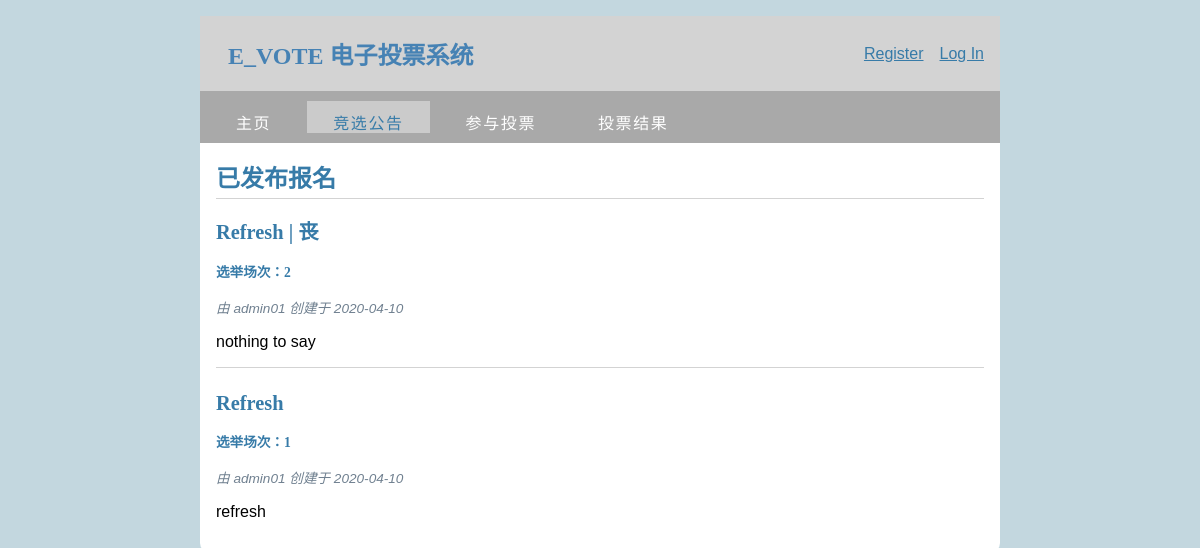
/user/notif, run on an earlier commit of the app's database.
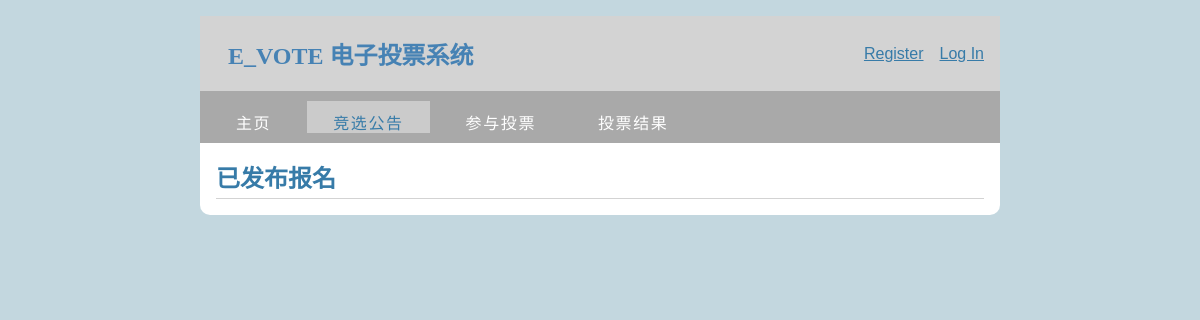
And on a later commit of the database.
### tables this page shows
CREATE TABLE election_info(
  info_id INTEGER PRIMARY KEY AUTOINCREMENT,
  author_id INTEGER NOT NULL,
  title TEXT NOT NULL,
  body TEXT NOT NULL,
  created TIMESTAMP NOT NULL DEFAULT CURRENT_TIMESTAMP,
  FOREIGN KEY (author_id) REFERENCES admin (admin_id)
);

CREATE TABLE admin(
  id INTEGER PRIMARY KEY AUTOINCREMENT,
  username TEXT UNIQUE NOT NULL,
  password TEXT NOT NULL,
  admin_id INTEGER UNIQUE NOT NULL,
  realname TEXT NOT NULL
);

### e_vote/user.py (the view)
@bp.route('/notif')
def notif():
    db = get_db()
    posts = db.execute(
        'SELECT p.info_id, author_id, title, body, created, username'
        ' FROM election_info p JOIN admin x ON p.author_id = x.id'
        ' ORDER BY created DESC'
    ).fetchall()
    return render_template('user/notif.html', posts=posts)

### e_vote/auth.py (called while the page is built)
@bp.before_app_request
def load_logged_in_user():
    user_id = session.get('user_id')
    admin_id = session.get('admin_id')
    if user_id is None:
        g.user = get_db().execute(
            'SELECT * FROM admin WHERE id = ?', (admin_id,)
        ).fetchone()
    elif admin_id is None:
        g.user = get_db().execute(
            'SELECT * FROM user WHERE id = ?', (user_id,)
        ).fetchone()
    else:
        g.user=None

### e_vote/db.py (called while the page is built)
def get_db():
    if 'db' not in g:
        g.db=sqlite3.connect(
            current_app.config['DATABASE'],
            detect_types=sqlite3.PARSE_DECLTYPES
        )
        g.db.row_factory=sqlite3.Row
    return g.db

### e_vote/templates/user/notif.html (shortened to what this page needs)
{% extends 'base1.html' %}
{% block menu %}
  <ul id="menu">
    <li><a href="{{ url_for('user.user_home') }}">主页</a></li>
    <li class="selected"><a href="{{ url_for('user.notif') }}">竞选公告</a></li>
    <li><a href="page.html">参与投票</a></li>
    <li><a href="another_page.html">投票结果</a></li>
  </ul>
{% endblock %}
{% block header %}
  <h1>{% block title %}已发布报名{% endblock %}</h1>
{% endblock %}
{% block content %}
  {% for election_info in posts %}
    <article class="post">
      <header>
        <div>
          <h1>{{ election_info['title'] }}</h1>
          <h4>选举场次：{{ election_info['info_id'] }}</h4>
          <div class="about">由 {{ election_info['username'] }} 创建于 {{ election_info['created'].strftime('%Y-%m-%d') }}</div>
        </div>
      </header>
      <p class="body">{{ election_info['body'] }}</p>
    </article>
    {% if not loop.last %}
      <hr>
    {% endif %}
  {% endfor %}
{% endblock %}

What changed in the data, as far as the page shows it:
removed election_info: title "Refresh | 丧", info_id "2", username "admin01", created "2020-04-10", body "nothing to say"
removed election_info: title "Refresh", info_id "1", username "admin01", created "2020-04-10", body "refresh"
